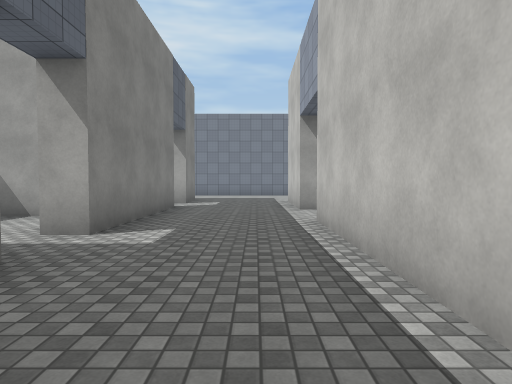
view 1 (above)

21 first-person views from a walk through a 3-D level made in the Unity game engine. The camera is 1.4 m above the floor, tilts 2° down and sees 75° across. The floor is counted in squares, 2 m on a side. Each view is taken from the middle of a square. On the plan, view 1 faces up. The plan holds only what a view shows up to about 10 squares ahead; the rest is blank. The place goes on beyond the plan. The player is left out. Some animated figures are not drawn. Surface patterns are stand-ins for the level's own textures.

view 2
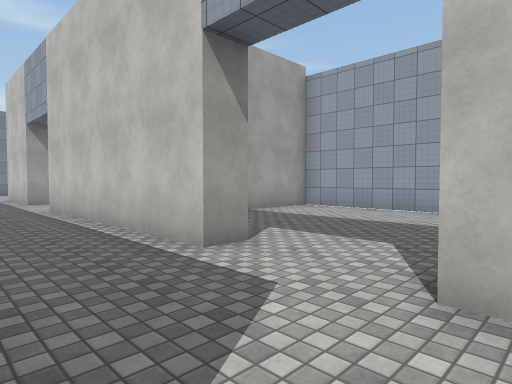

view 3
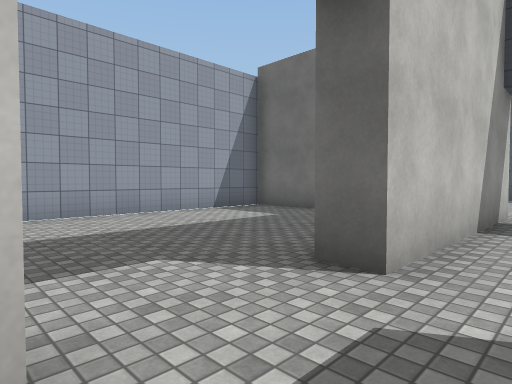

view 4
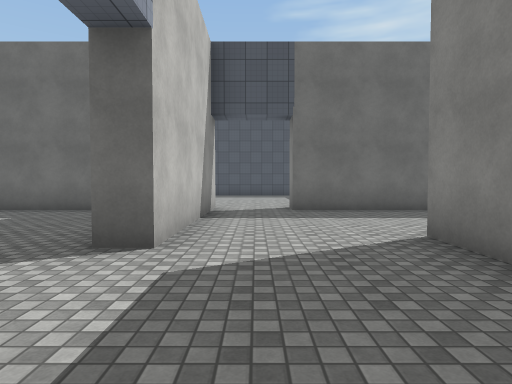

view 5
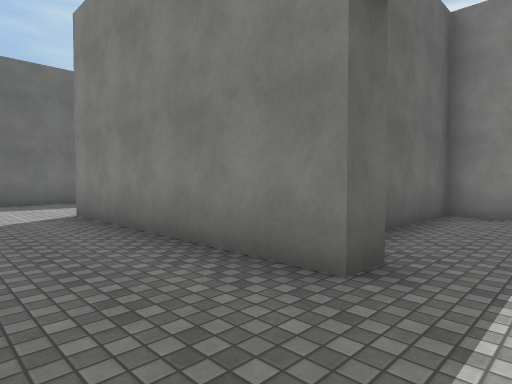

view 6
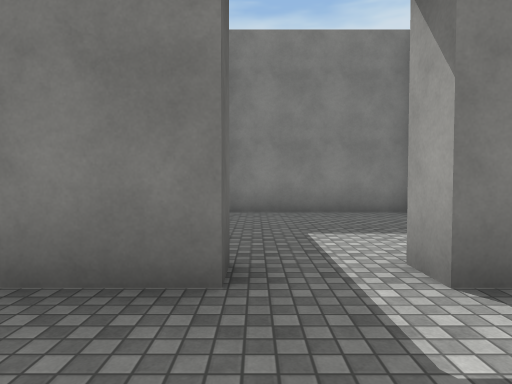

view 7
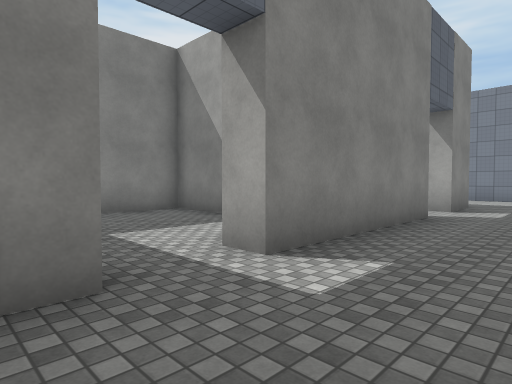

view 8
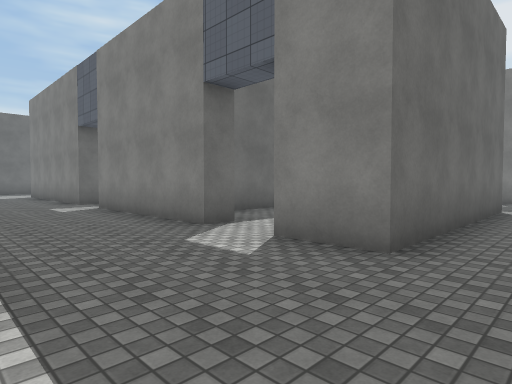

view 9
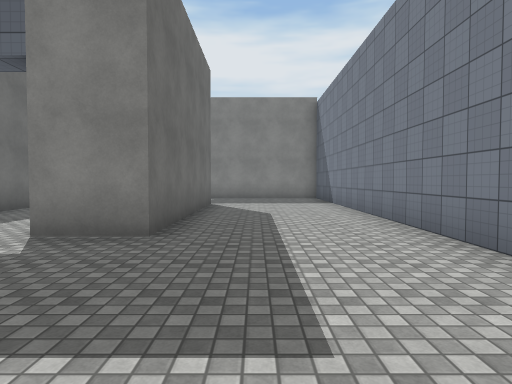

view 10
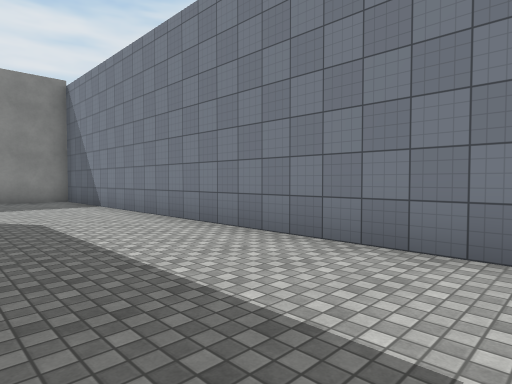

view 11
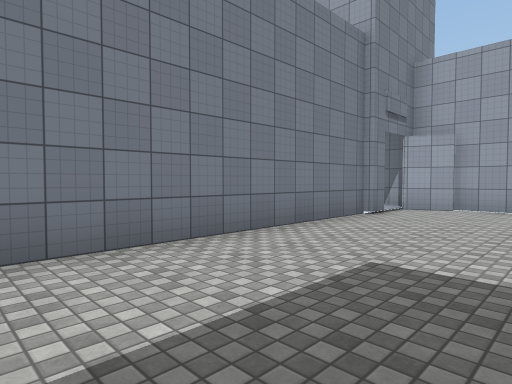

view 12
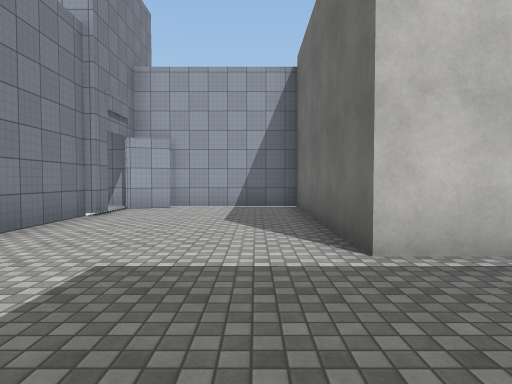

view 13
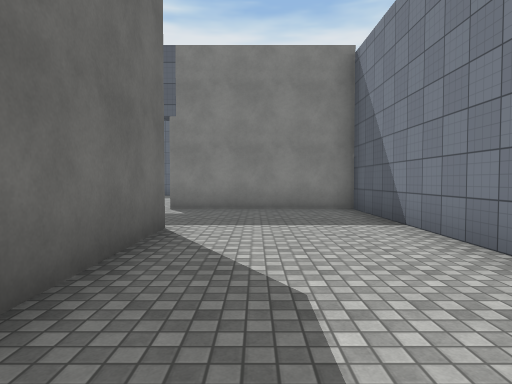

view 14
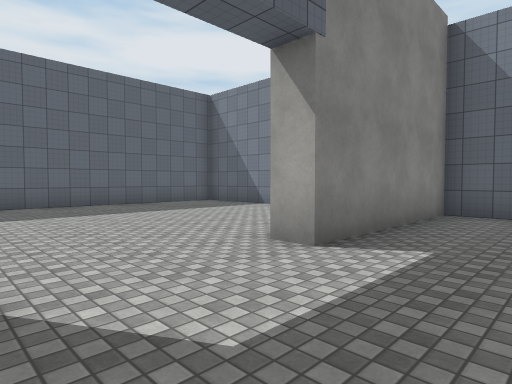

view 15
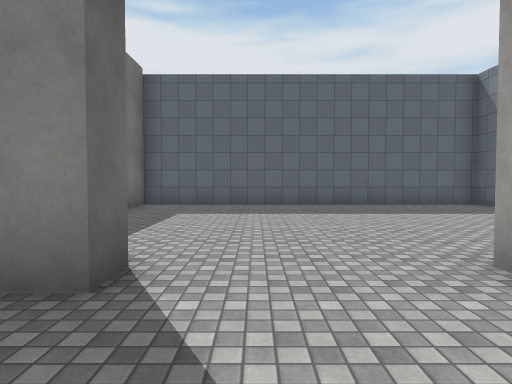

view 16
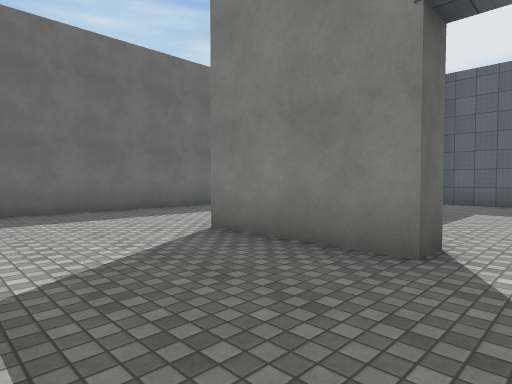

view 17
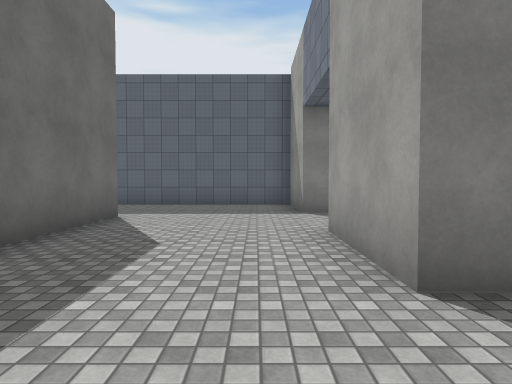

view 18
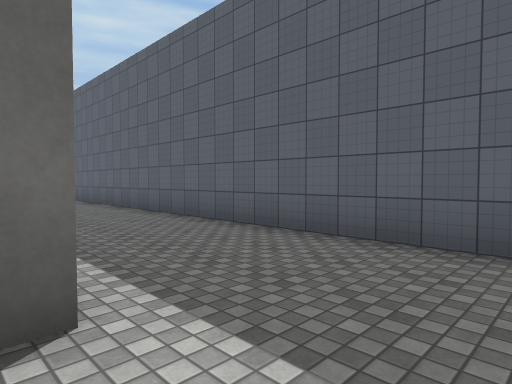

view 19
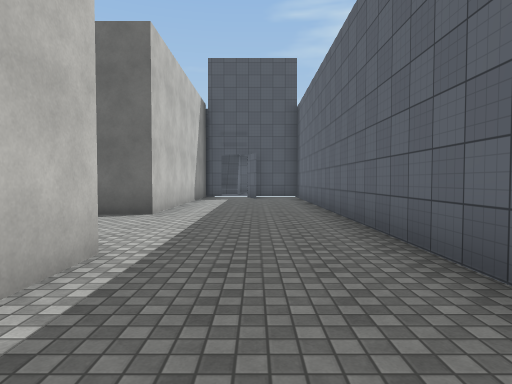

view 20
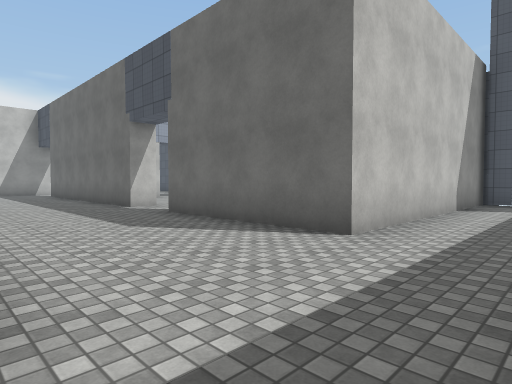

view 21
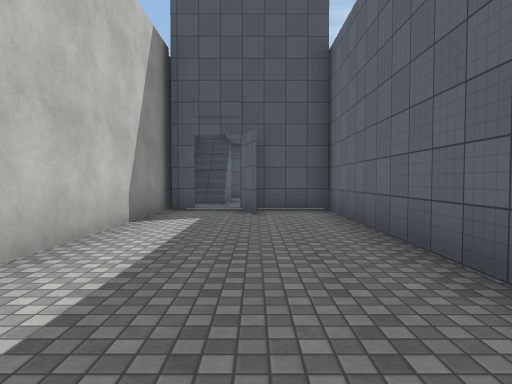

### Floor plan
Ten units are one square. View 1 is at (0, 0); x grows to the right and y downward. Boxes are objects, and circles mark ways between rooms. Rooms are numbered by the first view taken in them; rooms with no view inside come last. Other rooms are left out.
<svg viewBox="-192 -159 264 308">
<path fill="none" stroke="#000" d="M10 2 10 -45M-29 -28 -21 -28 -21 32M10 34 10 24M-118 -80 -110 -80 -110 -50 -136 -50M-65 -72 -40 -72M-161 -56 -161 -50 -187 -50 -187 138 -166 138M-156 -13 -90 -13M-79 -117 -21 -117 -21 -102 -26 -102M-29 -87 -21 -87M-155 33 -155 19M10 -80 10 -109 67 -109 67 -142M-85 69 -66 69M-178 -154 -187 -154 -187 -58 -174 -58M-41 69 -9 69M10 66 10 34M46 -154 -110 -154 -110 -109 -118 -109M51 -151 45 -151M65 -141 62 -152M-170 127 -167 138M-157 138 -149 138M-149 144 -149 69 -104 69M18 2 10 2M10 24 18 24M38 69 67 69 67 -28 45 -28M-41 -65 -72 -65 -72 -20 -44 -20M-21 -43 -29 -43M-21 -87 -21 -43M10 -45 10 -58"/>
<circle cx="-5" cy="30" r="3" fill="#2a7"/>
<circle cx="10" cy="15" r="3" fill="#2a7"/>
<circle cx="-20" cy="-35" r="3" fill="#2a7"/>
<circle cx="-5" cy="-50" r="3" fill="#2a7"/>
<circle cx="-5" cy="-80" r="3" fill="#2a7"/>
<text x="-10" y="-10">1</text>
<text x="-100" y="-50">2</text>
<text x="40" y="20">3</text>
<text x="-50" y="-50">4</text>
<text x="-10" y="-70">5</text>
</svg>
Room 1 opens to room 2. Room 1 opens to room 3. Room 1 opens to room 4. Room 1 opens to room 5. Room 2 opens to room 5.

Where each view was taken, in squares from view 1:
view 1: 0 up, 0 right, facing up
view 2: 3 down, 1 left, facing up-right
view 3: 0 up, 0 right, facing down-right
view 4: 1 up, 0 right, facing down
view 5: 4 up, 0 right, facing down-left
view 6: 3 up, 0 right, facing left
view 7: 2 up, 0 right, facing up-left
view 8: 13 up, 1 right, facing down-left
view 9: 13 up, 2 right, facing left
view 10: 12 up, 1 right, facing up-left
view 11: 12 up, 2 left, facing up-right
view 12: 12 up, 2 left, facing right
view 13: 13 up, 3 left, facing left
view 14: 8 up, 9 left, facing up-left
view 15: 9 up, 9 left, facing left
view 16: 9 up, 8 left, facing down-left
view 17: 4 up, 9 left, facing left
view 18: 3 up, 15 left, facing down-left
view 19: 0 up, 17 left, facing down
view 20: 3 down, 17 left, facing down-right
view 21: 6 down, 17 left, facing down
